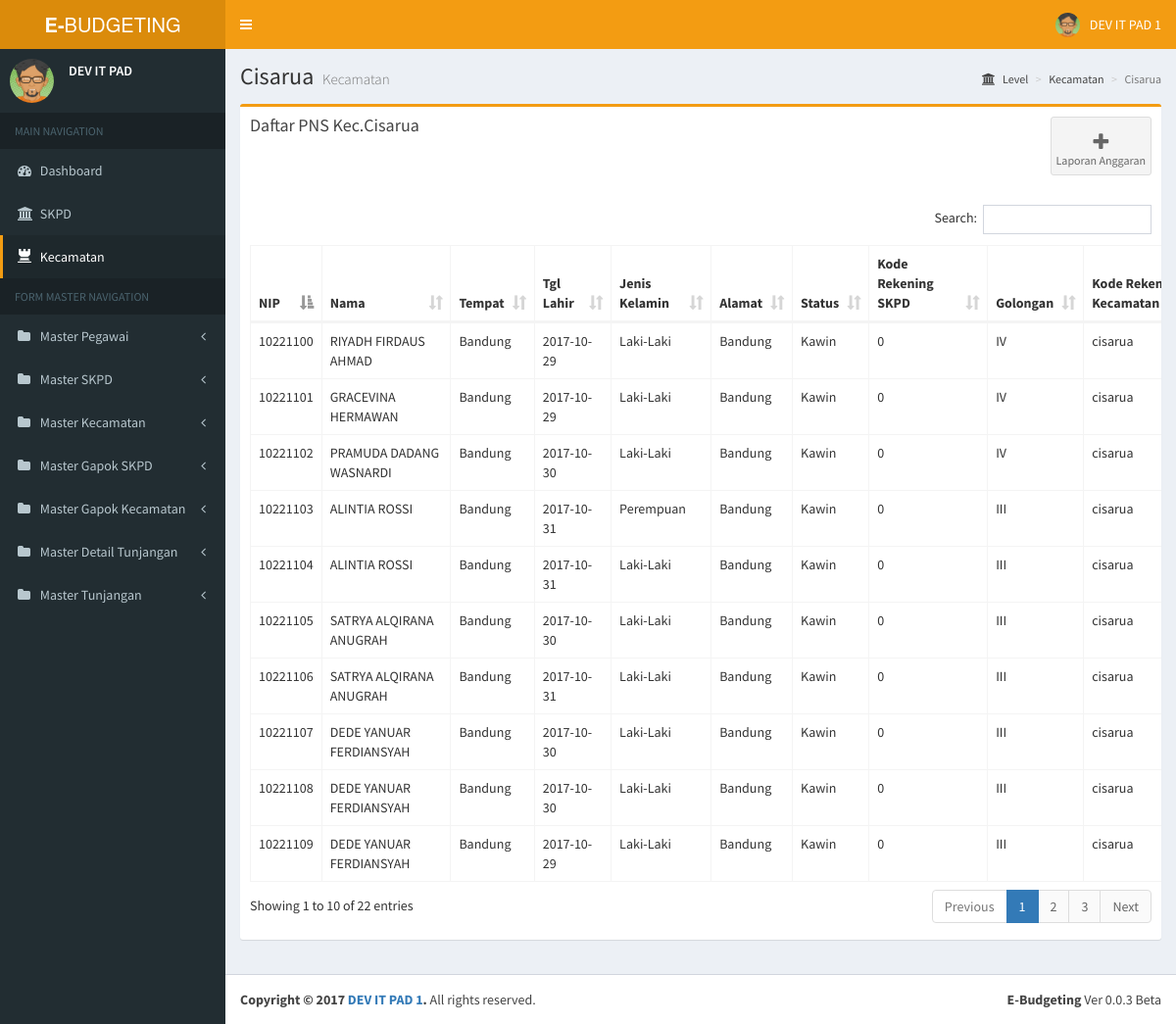
Screenshot of /home.php?page=cisarua_view_pegawai with the database file from the repository.
### tables this page shows
CREATE TABLE `pegawai` (
  `nip` varchar(50) NOT NULL,
  `nama` varchar(50) DEFAULT NULL,
  `tempat_lahir` varchar(50) DEFAULT NULL,
  `tgl_lahir` date DEFAULT NULL,
  `jenis_kelamin` enum('Laki-Laki','Perempuan') DEFAULT NULL,
  `alamat` varchar(50) DEFAULT NULL,
  `status_perkawinan` enum('Lajang','Kawin','Janda','Duda') DEFAULT NULL,
  `kd_rek_skpd` varchar(50) DEFAULT NULL,
  `kd_golongan` varchar(10) DEFAULT NULL,
  `kd_rek_kecamatan` varchar(50) DEFAULT NULL,
  `eselon` varchar(10) DEFAULT NULL,
  `jml_anak` enum('1','2','0') DEFAULT NULL,
  PRIMARY KEY (`nip`),
  KEY `kd_rek_skpd` (`kd_rek_skpd`),
  KEY `kd_golongan` (`kd_golongan`),
  KEY `kd_rek_kecamatan` (`kd_rek_kecamatan`),
  CONSTRAINT `pegawai_ibfk_1` FOREIGN KEY (`kd_rek_skpd`) REFERENCES `skpd` (`kd_rek_skpd`) ON DELETE CASCADE ON UPDATE CASCADE,
  CONSTRAINT `pegawai_ibfk_2` FOREIGN KEY (`kd_golongan`) REFERENCES `golongan` (`kd_golongan`) ON DELETE CASCADE ON UPDATE CASCADE,
  CONSTRAINT `pegawai_ibfk_3` FOREIGN KEY (`kd_rek_kecamatan`) REFERENCES `kecamatan` (`kd_rek_kecamatan`) ON DELETE CASCADE ON UPDATE CASCADE
);

### page/kecamatan/cisarua/view_pegawai.php (the view, shortened to what this page needs)
<section class="content-header">
  <h1>
    Cisarua
    <small>Kecamatan </small>
  </h1>
  <ol class="breadcrumb">
    <li><a href="#"><i class="fa fa-institution"></i> Level</a></li>
    <li class="active"><a href="?page=kecamatan">Kecamatan</a></li>
    <li class="active">Cisarua</li>
  </ol>
</section>
<section class="content container-fluid">
	      <div class="row">
	        <div class="col-xs-12">
	          <div class="box box-warning">
	            <div class="box-header">
	            	<div class="row">
	            		<div class="col-sm-6">
	            			<h3 class="box-title">Daftar PNS Kec.Cisarua</h3>
	            		</div>
	            		<div class="col-sm-6">
	            		<div class=" pull-right">
	            			<a class="btn btn-app" href="?page=cisarua_view_anggaran">
								<i class="fa fa-plus"></i> Laporan Anggaran
						    </a>
						</div>
	            		</div>
	            	</div>
	            </div>
	            <div class="box-body" style="overflow-x: scroll;">
	              <table id="bpkd-table" class="table table-bordered table-hover" style="width: 140%;">
	                <thead>
	                <tr>
	                  <th>NIP</th>
	                  <th>Nama</th>
	                  <th>Tempat</th>
	                  <th>Tgl Lahir</th>
	                  <th>Jenis Kelamin</th>
	                  <th>Alamat</th>
	                  <th>Status</th>
					  <th>Kode Rekening SKPD</th>
	                  <th>Golongan</th>
	                  <th>Kode Rekening Kecamatan</th>
	                </tr>
	                </thead>
	                <tbody>
	            	<?php
				$con = mysqli_connect("localhost","root","","ebudget");
				$result = mysqli_query($con,"SELECT * FROM pegawai WHERE kd_rek_kecamatan LIKE '%cisarua'");
				while($row = mysqli_fetch_array($result))
				{
				?>
				<tr class='default'>
					<td><?php echo $row[0]; ?></td>
					<td><?php echo $row[1]; ?></td>
					<td><?php echo $row[2]; ?></td>
					<td><?php echo $row[3]; ?></td>
					<td><?php echo $row[4]; ?></td>
					<td><?php echo $row[5]; ?></td>
					<td><?php echo $row[6]; ?></td>
					<td><?php echo $row[7]; ?></td>
					<td><?php echo $row[8]; ?></td>
					<td><?php echo $row[9]; ?></td>
			</tr>
			<?php
				}
			?>
	              </table>
	            </div>
	          </div>
	        </div>
	    </div>
</section>

### rows the page displays
pegawai: nip "10221100", nama "RIYADH FIRDAUS AHMAD", tempat_lahir "Bandung", tgl_lahir "2017-10-29", jenis_kelamin "Laki-Laki", alamat "Bandung", status_perkawinan "Kawin", kd_rek_skpd "0", kd_golongan "IV", kd_rek_kecamatan "cisarua"
pegawai: nip "10221101", nama "GRACEVINA HERMAWAN", tempat_lahir "Bandung", tgl_lahir "2017-10-29", jenis_kelamin "Laki-Laki", alamat "Bandung", status_perkawinan "Kawin", kd_rek_skpd "0", kd_golongan "IV", kd_rek_kecamatan "cisarua"
pegawai: nip "10221102", nama "PRAMUDA DADANG WASNARDI", tempat_lahir "Bandung", tgl_lahir "2017-10-30", jenis_kelamin "Laki-Laki", alamat "Bandung", status_perkawinan "Kawin", kd_rek_skpd "0", kd_golongan "IV", kd_rek_kecamatan "cisarua"
pegawai: nip "10221103", nama "ALINTIA ROSSI", tempat_lahir "Bandung", tgl_lahir "2017-10-31", jenis_kelamin "Perempuan", alamat "Bandung", status_perkawinan "Kawin", kd_rek_skpd "0", kd_golongan "III", kd_rek_kecamatan "cisarua"
pegawai: nip "10221104", nama "ALINTIA ROSSI", tempat_lahir "Bandung", tgl_lahir "2017-10-31", jenis_kelamin "Laki-Laki", alamat "Bandung", status_perkawinan "Kawin", kd_rek_skpd "0", kd_golongan "III", kd_rek_kecamatan "cisarua"
pegawai: nip "10221105", nama "SATRYA ALQIRANA ANUGRAH", tempat_lahir "Bandung", tgl_lahir "2017-10-30", jenis_kelamin "Laki-Laki", alamat "Bandung", status_perkawinan "Kawin", kd_rek_skpd "0", kd_golongan "III", kd_rek_kecamatan "cisarua"
pegawai: nip "10221106", nama "SATRYA ALQIRANA ANUGRAH", tempat_lahir "Bandung", tgl_lahir "2017-10-31", jenis_kelamin "Laki-Laki", alamat "Bandung", status_perkawinan "Kawin", kd_rek_skpd "0", kd_golongan "III", kd_rek_kecamatan "cisarua"
pegawai: nip "10221107", nama "DEDE YANUAR FERDIANSYAH", tempat_lahir "Bandung", tgl_lahir "2017-10-30", jenis_kelamin "Laki-Laki", alamat "Bandung", status_perkawinan "Kawin", kd_rek_skpd "0", kd_golongan "III", kd_rek_kecamatan "cisarua"
pegawai: nip "10221108", nama "DEDE YANUAR FERDIANSYAH", tempat_lahir "Bandung", tgl_lahir "2017-10-30", jenis_kelamin "Laki-Laki", alamat "Bandung", status_perkawinan "Kawin", kd_rek_skpd "0", kd_golongan "III", kd_rek_kecamatan "cisarua"
pegawai: nip "10221109", nama "DEDE YANUAR FERDIANSYAH", tempat_lahir "Bandung", tgl_lahir "2017-10-29", jenis_kelamin "Laki-Laki", alamat "Bandung", status_perkawinan "Kawin", kd_rek_skpd "0", kd_golongan "III", kd_rek_kecamatan "cisarua"
